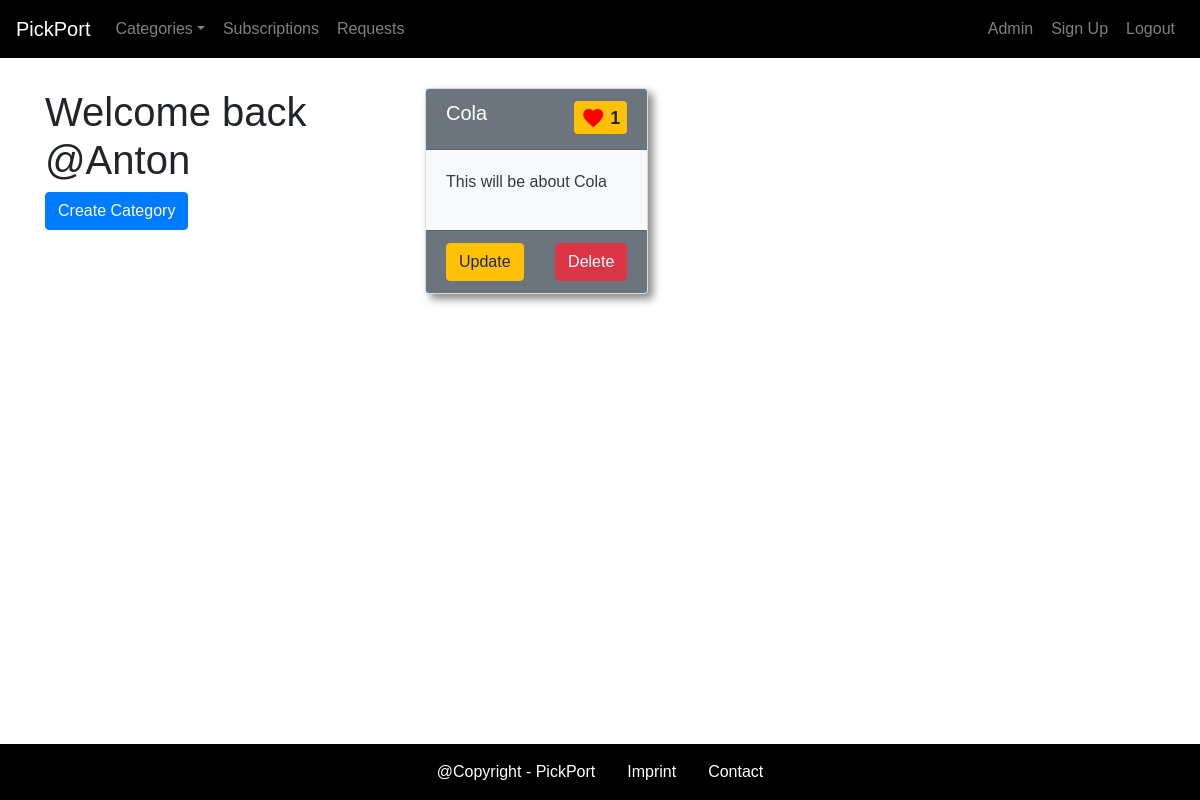
Page /categories/userlist/2 (signed in) on the committed database.
### categories/models.py (models this page shows, shortened)
class Category(models.Model):
	name = models.CharField(max_length=255, unique=True)
	description = models.TextField(blank=True, default='')
	slug = models.SlugField(allow_unicode=True, unique=True)
	created_date = models.DateTimeField(default=timezone.now)
	user = models.ForeignKey(User, default=999, related_name='user_categories', on_delete= models.CASCADE)
	subscribers = models.ManyToManyField(User, related_name= 'subscribers',through='CategorySubscriber')
	likes = models.ManyToManyField(User,related_name='likes', through='CategoryLike')
	contributors = models.ManyToManyField(User, related_name='contributors', through='CategoryContributor')

### categories/views.py (the view)
# urls.py: path('userlist/<int:pk>', views.UserListCategoryView.as_view(), name='userlist'),
class UserListCategoryView(LoginRequiredMixin, generic.ListView):
	model = Category
	template_name = 'categories/category_user_list.html'
	def get_queryset(self):
		queryset = super().get_queryset()
		return queryset.filter(user_id=self.request.user.id)

### categories/templates/categories/category_user_list.html
{% extends 'categories/category_base.html' %}
	{% block pre_category %}
	{% if object_list.count == 0 %}
		<div class="col-md-12">
			<div class="card cardShape cardWelcome">
				<div class="content">
					<h1 class="welcomeBack">Welcome back @{{user.username}}</h1>
					<h5>It looks like you haven't created a category yet. Just start now</h5>
				</div>
				{% if user.is_authenticated %}
					<a href="{% url 'categories:create' %}" class="btn btn-primary btnCreate">Create Category</a>
				{% endif %}
			</div>
		</div>
	{% else %}
		<div class="col-md-4">
			<div class="content">
				{% if user.is_authenticated %}
					<h1>Welcome back @{{user.username}}</h1>
				{% else %}
					<h1>Groups</h1>
					<p>Here you will find an overview of the current categories:</p>
				{% endif %}
			</div>
			{% if user.is_authenticated %}
				<a href="{% url 'categories:create' %}" class="btn btn-primary">Create Category</a>
			{% endif %}
		</div>
	{% endif %}
	{% endblock %}
	{% block main_category %}
	{% if object_list.count > 0 %}
		<div class="col-md-8">
			<div class="row row-cols-1 row-cols-md-3">
			  	{% for category in object_list %}
				  <div class="col mb-4">
				    <div class="card cardShape text-dark bg-light mb-3 h-100">
				      <div class="card-header bg-secondary d-flex justify-content-between">
				      	<h5 class="card-title"><a class="categoryItems" href="{% url 'categories:single' slug=category.slug %}">{{ category.name }}</a></h5>
				      	<small><span class="badge badge-warning likesIcon" style="font-size: large;"><span class="material-icons favColorFull sizeIcon">favorite</span> {{ category.likes.count }}</span></small>
				      </div>
				      <div class="card-body">
				        <p class="card-text">{{ category.description }}</p>
				      </div>
				      <div class="card-footer bg-secondary d-flex justify-content-between">
				        	{% if user.is_authenticated %}
					        	<a href="{% url 'categories:update' slug=category.slug %}" class="btn btn-warning">Update</a>
					        	<a href="{% url 'categories:delete' slug=category.slug %}" class="btn btn-danger">Delete</a>
					        {% endif %}
				        </div>
				    </div>
				  </div>
				{% endfor %}
			</div>
		</div>
	{% endif %}
	{% endblock %}

### static/PickPort/css/navbar.css (style rules this page uses)
* { box-sizing: border-box; }
html { height: 100%; }
body { font-family: 'Montserrat', sans-serif; margin: 0; padding: 0; min-height: 100%; display: flex; flex-direction: column; }
.categoryItems { text-decoration: none; color: #fff; }
.likesIcon { display: flex; align-items: center; justify-content: center; }
.sizeIcon { padding-right: 5px; color: red; }
.cardShape { box-shadow: 5px 5px 8px #888888; }

### rows in the picture
Category: name "Cola", likes.count "1", description "This will be about Cola"

### other values in the picture
{{ user.username }} "Anton"
